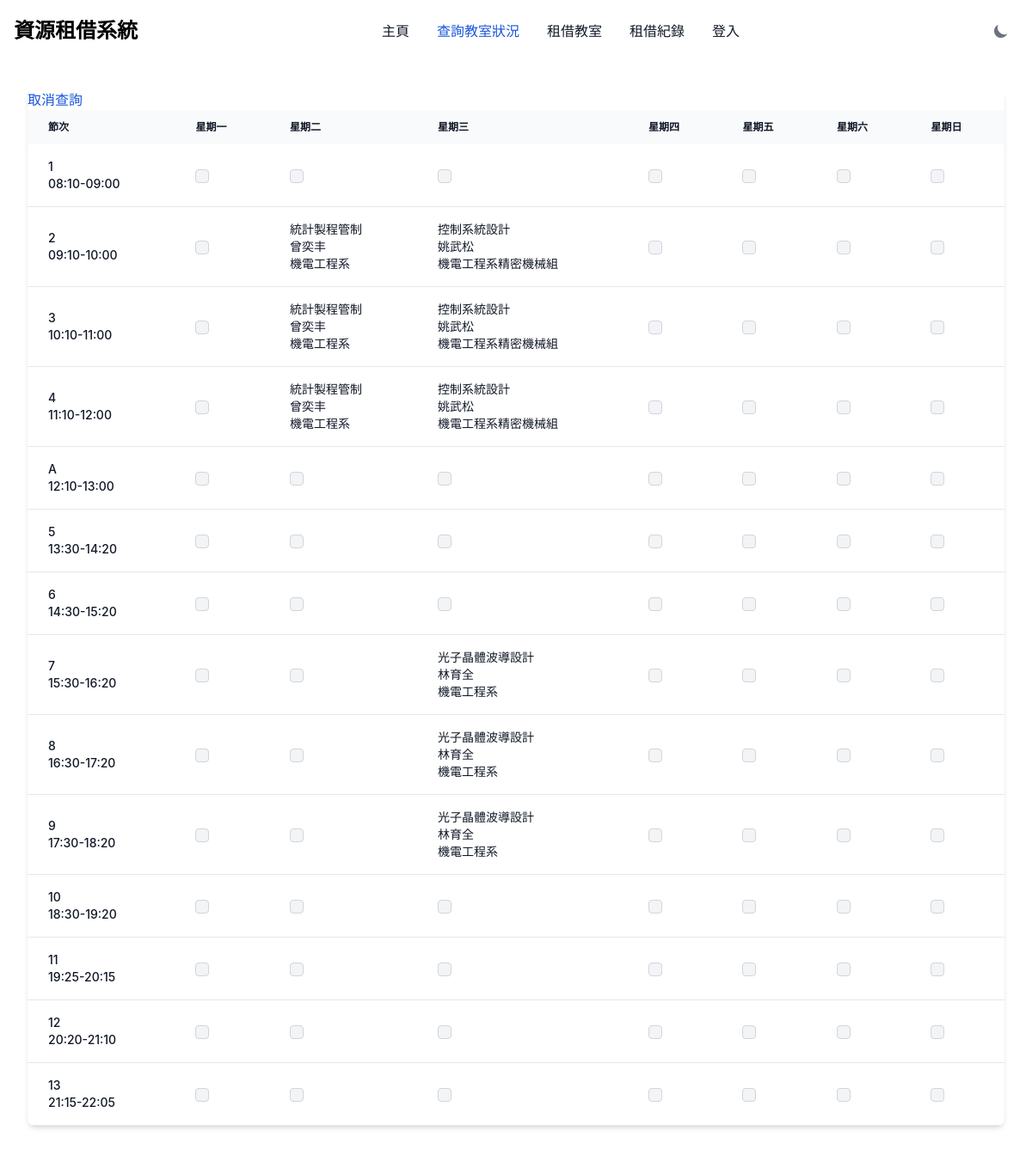
/classroom_status.php?classroom=B115, run on the app's committed database.
### tables this page shows
CREATE TABLE `course_table` (
  `course_code` varchar(20) NOT NULL DEFAULT '',
  `major` varchar(50) DEFAULT NULL,
  `course_name` text DEFAULT NULL,
  `instructor` varchar(50) DEFAULT NULL,
  `classroom` varchar(50) NOT NULL DEFAULT '',
  `weekday` varchar(4) NOT NULL DEFAULT '',
  `period` int(11) NOT NULL DEFAULT 0
);

### classroom_status.php (the view, shortened to what this page needs)
<?php
$conn = require_once ('config.php');
$classroom = isset($_GET['classroom']) ? $_GET['classroom'] : '';
$where = '';
$params = [];
if ($classroom) {
    $where .= $where ? " AND classroom = ?" : "WHERE classroom = ?";
    $params[] = $classroom;
}
$query = "SELECT * FROM course_table $where ORDER BY weekday, period";
$stmt = $conn->prepare($query);
$timeTable = [[], [], [], [], [], [], []];
if ($stmt) {
    if ($params) {
        $types = str_repeat('s', count($params));
        $stmt->bind_param($types, ...$params);
    }
    $stmt->execute();
    $result = $stmt->get_result();
    while ($row = $result->fetch_assoc()) {
        $chinese_weekdays = [
            '一' => 1,
            '二' => 2,
            '三' => 3,
            '四' => 4,
            '五' => 5,
            '六' => 6,
            '日' => 7
        ];
        $weekday = $row['weekday'];
        $weekday = $chinese_weekdays[$weekday];
        $period = $row['period'];
        if ($period == 'A') {
            $timeTable[$weekday - 1][4] = $row;
        } else {
            if ($period < '5') {
                $period = (int) $period;
                $timeTable[$weekday - 1][$period - 1] = $row;
            } else {
                $period = (int) $period;
                $timeTable[$weekday - 1][$period] = $row;
            }
        }
    }
}
?>
<!DOCTYPE html>
<html lang="en">
<head>
    <link href="https://cdnjs.cloudflare.com/ajax/libs/flowbite/2.3.0/flowbite.min.css" rel="stylesheet" />
</head>
<body class="bg-white dark:bg-gray-900">
    <?php include './components/navigaion.php'; ?>
    <?php if ($classroom == "") {
        echo '
        <div class="flex h-screen justify-center items-center">
        <div
            class="w-full max-w-sm p-4 bg-white border border-gray-200 rounded-lg shadow sm:p-6 dark:bg-gray-800 dark:border-gray-700 mx-auto">
            <h5 class="mb-3 text-base font-semibold text-gray-900 md:text-xl dark:text-white">
                選擇教室
            </h5>
            <p class="text-sm font-normal text-gray-500 dark:text-gray-400">選擇一個教室即可查詢該教室的課表及租用情況</p>
            <ul class="my-4 space-y-3">
                <form action="" method="GET">
                    <div class="relative">
                        <div class="absolute inset-y-0 start-0 flex items-center ps-3 pointer-events-none">
                            <svg class="w-4 h-4 text-gray-500 dark:text-gray-400" aria-hidden="true"
                                xmlns="http://www.w3.org/2000/svg" fill="none" viewBox="0 0 20 20">
                                <path stroke="currentColor" stroke-linecap="round" stroke-linejoin="round"
                                    stroke-width="2" d="m19 19-4-4m0-7A7 7 0 1 1 1 8a7 7 0 0 1 14 0Z" />
                            </svg>
                        </div>
                        <input type="search" id="default-search" value=""
                            class="block w-full p-4 ps-10 text-sm text-gray-900 border border-gray-300 rounded-lg bg-gray-50 focus:ring-blue-500 focus:border-blue-500 dark:bg-gray-700 dark:border-gray-600 dark:placeholder-gray-400 dark:text-white dark:focus:ring-blue-500 dark:focus:border-blue-500"
                            placeholder="教室編號" name="classroom" />
                    </div>
                    <button type="submit"
                        class="w-full mt-4 text-white bg-blue-700 hover:bg-blue-800 focus:ring-4 focus:outline-none focus:ring-blue-300 font-medium rounded-lg text-sm px-4 py-2 dark:bg-blue-600 dark:hover:bg-blue-700 dark:focus:ring-blue-800">Search</button>
                </form>
            </ul>
        </div>
    </div>
        ';
    } else {
        $periodToTime = [
            "0" => "08:10-09:00",
            "1" => "09:10-10:00",
            "2" => "10:10-11:00",
            "3" => "11:10-12:00",
            "4" => "12:10-13:00",
            "5" => "13:30-14:20",
            "6" => "14:30-15:20",
            "7" => "15:30-16:20",
            "8" => "16:30-17:20",
            "9" => "17:30-18:20",
            "10" => "18:30-19:20",
            "11" => "19:25-20:15",
            "12" => "20:20-21:10",
            "13" => "21:15-22:05"
        ];
        echo '
        <div class="max-w-screen-xl mx-auto p-4 sm:p-6 lg:p-8">
        <div class="relative overflow-x-auto shadow-md sm:rounded-lg">
        <div class="overflow-x-auto">
        ';
        echo '
            <a href="classroom_status.php" class="text-blue-700 hover:underline dark:text-blue-500">取消查詢</a>
            <table class="w-full text-sm text-left rtl:text-right text-gray-500 dark:text-gray-400 overflow-auto">
            <thead
                class="text-xs text-gray-900 dark:text-white uppercase bg-gray-50 dark:bg-gray-700 dark:text-gray-400 whitespace-nowrap">
                <tr>
                    <th scope="col" class="px-6 py-3">節次</th>
                    <th scope="col" class="px-6 py-3">星期一</th>
                    <th scope="col" class="px-6 py-3">星期二</th>
                    <th scope="col" class="px-6 py-3">星期三</th>
                    <th scope="col" class="px-6 py-3">星期四</th>
                    <th scope="col" class="px-6 py-3">星期五</th>
                    <th scope="col" class="px-6 py-3">星期六</th>
                    <th scope="col" class="px-6 py-3">星期日</th>
                </tr>
            </thead>
            <tbody>
                ';
        for ($i = 0; $i < 14; $i++) {
            echo '<tr class=\'border-b border-gray-200 dark:border-gray-700\'>';
            echo '<td class="px-6 py-4 whitespace-nowrap text-sm font-medium text-gray-900 dark:text-white">';
            if ($i < 4) {
                echo $i + 1;
            } elseif ($i == 4) {
                echo 'A';
            } else {
                echo $i;
            }
            echo '<br>';
            echo $periodToTime[$i];
            echo '</td>';
            for ($j = 0; $j < 7; $j++) {
                echo '<td class="px-6 py-4 whitespace-nowrap text-sm font-medium text-gray-900 dark:text-white">';
                if (isset($timeTable[$j][$i])) {
                    $row = $timeTable[$j][$i];
                    echo $row['course_name'];
                    echo '<br>';
                    echo $row['instructor'];
                    echo '<br>';
                    echo $row['major'];
                } else {
                    echo '<input  id="checkbox_' . $j . '_' . $i . '" type="checkbox" name="checkbox[' . $j . '][' . $i . ']" value="' . $j . '_' . $i . '" class="w-4 h-4 text-blue-600 bg-gray-100 border-gray-300 rounded focus:ring-blue-500 dark:focus:ring-blue-600 dark:ring-offset-gray-800 focus:ring-2 dark:bg-gray-700 dark:border-gray-600 checkbox-column-' . $j . '" data-column="' . $j . '" data-row="' . $i . '" onclick="limitCheckbox(this, ' . $j . ', ' . $i . ')">';
                }
                echo '</td>';
            }
            echo '</tr>';
        }
        echo '
            </tbody>
        </table>
        </div>
        </div>
        </form>
        </div>
        ';
    }
    ?>
</body>
</html>

### data on the page
course_table: course_name "統計製程管制", instructor "曾奕丰", major "機電工程系"
course_table: course_name "控制系統設計", instructor "姚武松", major "機電工程系精密機械組"
course_table: course_name "統計製程管制", instructor "曾奕丰", major "機電工程系"
course_table: course_name "控制系統設計", instructor "姚武松", major "機電工程系精密機械組"
course_table: course_name "統計製程管制", instructor "曾奕丰", major "機電工程系"
course_table: course_name "控制系統設計", instructor "姚武松", major "機電工程系精密機械組"
course_table: course_name "光子晶體波導設計", instructor "林育全", major "機電工程系"
course_table: course_name "光子晶體波導設計", instructor "林育全", major "機電工程系"
course_table: course_name "光子晶體波導設計", instructor "林育全", major "機電工程系"

### other printed values
$periodToTime[$i] "08:10-09:00"
$periodToTime[$i] "09:10-10:00"
$periodToTime[$i] "10:10-11:00"
$periodToTime[$i] "11:10-12:00"
$periodToTime[$i] "12:10-13:00"
$periodToTime[$i] "13:30-14:20"
$periodToTime[$i] "14:30-15:20"
$periodToTime[$i] "15:30-16:20"
$periodToTime[$i] "16:30-17:20"
$periodToTime[$i] "17:30-18:20"
$periodToTime[$i] "18:30-19:20"
$periodToTime[$i] "19:25-20:15"
$periodToTime[$i] "20:20-21:10"
$periodToTime[$i] "21:15-22:05"
